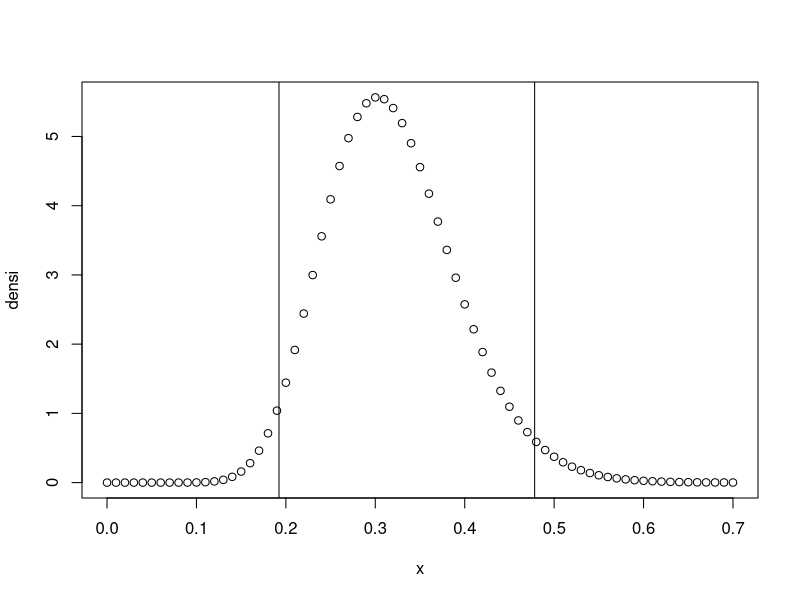
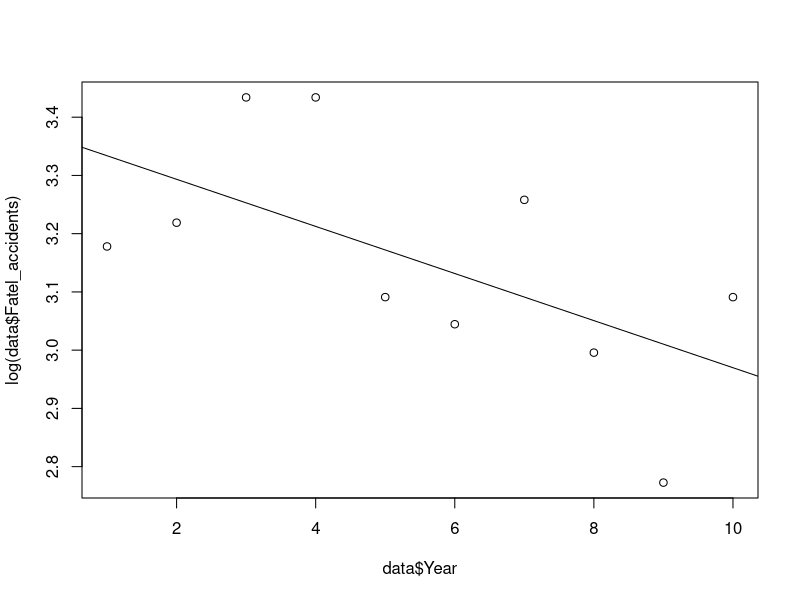
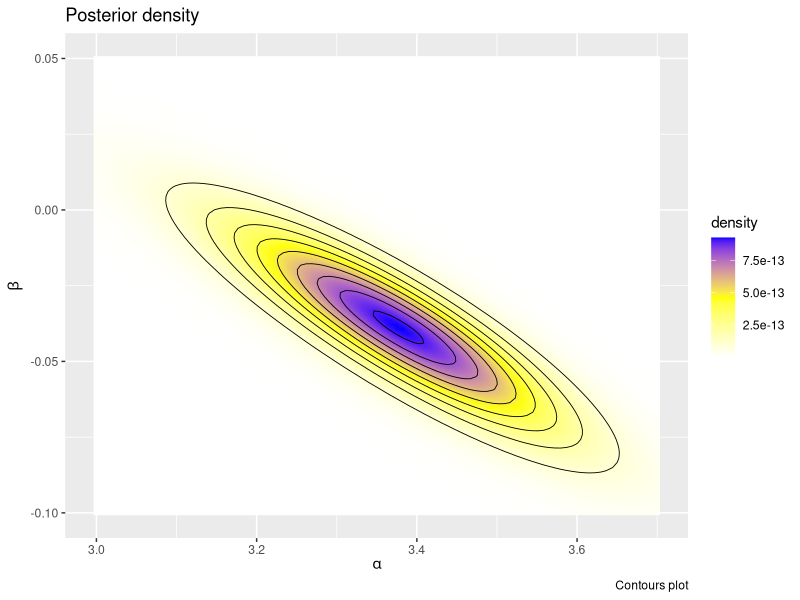
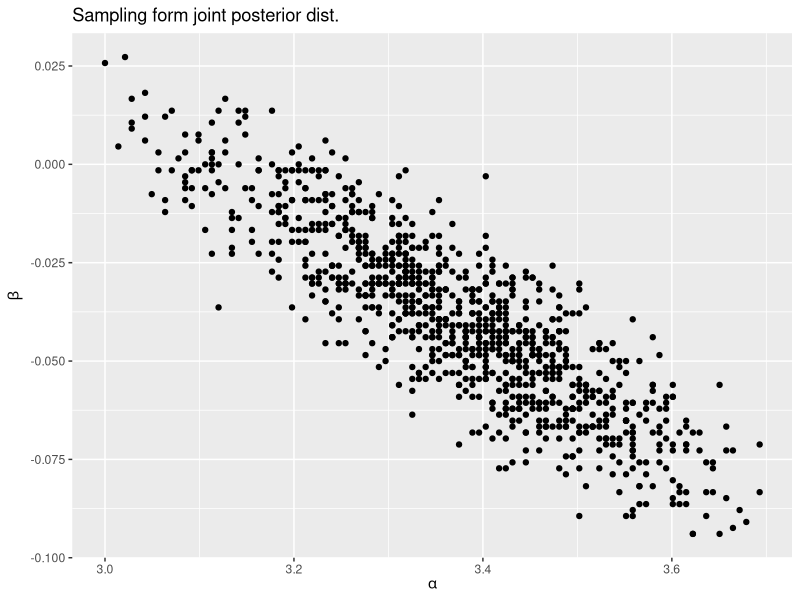
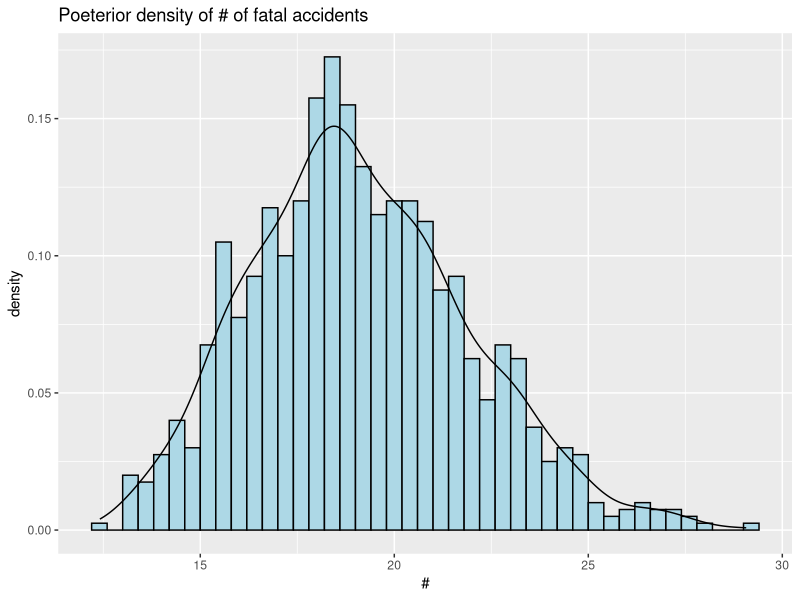
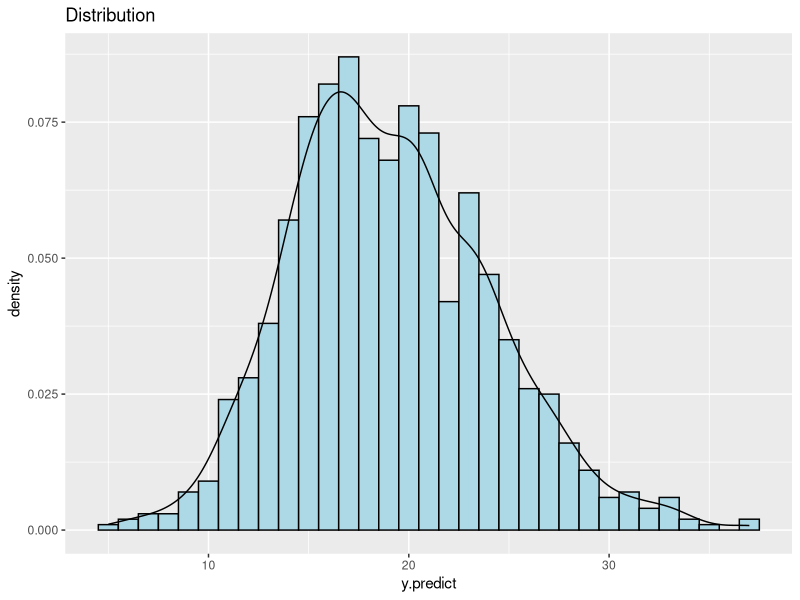

Generate these figures, in order, with R:
library(ggplot2)
library(magrittr)
library(kableExtra)
library(gridExtra)

#2.e.----------------------------------------------------
alpha = 9; beta = 50
n = 10
y = c(0.25,0.50,0.62,0.92,0.98,1.00,1.07,1.10,1.20,1.48)

#Confidence interval
LB = qgamma(0.025,shape = n+alpha,rate = sum(y^2)+beta)
UB = qgamma(0.975,shape = n+alpha,rate = sum(y^2)+beta)

poster.mean = (n+alpha)/(sum(y^2)+beta)
poster.var = (n+alpha)/(sum(y^2)+beta)^2
poster.table = matrix(c(poster.mean,poster.var,"(0.192, 0.478)"))
rownames(poster.table) = c("Post.mean", "Post.var", "95% CI")
colnames(poster.table) = "Value"
poster.table

x = seq(0,0.7,by = 0.01)
densi = as.numeric()
for (i in 1:length(x)){
  densi[i] = dgamma(x[i],shape = n + alpha,rate = sum(y^2) + beta)
}

#plot
plot(x,densi)
abline(v = LB)
abline(v = UB)





  #3.----------------------------------------------------
Fatel_accidents = c(24,25,31,31,22,21,26,20,16,22)
Passenger_deaths = c(734,516,754,877,814, 362,764,809,223,1066)
Death_rate = c(0.19,0.12,0.15,0.16,0.14,0.06,0.13,0.13,0.03,0.15)
data = data.frame(Year = seq(1976,1985)-1975,Fatel_accidents,Passenger_deaths,Death_rate)
  #e.--------------------------------------------------------
lme = lm(log(Fatel_accidents) ~ Year,data = data)
plot(data$Year, log(data$Fatel_accidents) )
abline(lme)
  #f.--------------------------------------------------------
n = 10
m = 100
# posterior dist.
posterior = function(alpha,beta){
  y = data$Fatel_accidents
  x = data$Year
  lambda = exp(alpha + (beta * x))
  value = sum(( (y * log(lambda))
                - lambda - log(factorial(y))))
  value = exp(value)
  return(value)
}

alpha.seq = seq(3, 3.7, length.out = m)
beta.seq = seq(-0.10, 0.05, length.out = m)
jpdensi = data.frame(alpha = rep(alpha.seq,each = m),
                     beta = rep(beta.seq,times = m))
jpdensi$density =apply(jpdensi,1,
                       FUN = function(x){posterior(alpha = x[1], beta = x[2])})
# plot
poster_contour = ggplot(data = jpdensi,aes(x = alpha, y = beta)) +
  geom_raster(aes(fill = density), interpolate = TRUE) +
  geom_contour(aes(z = density), colour = "black", size = 0.3) +
  scale_fill_gradientn(colours = c("white", "yellow", "blue")) +
  labs(title = "Posterior density",
       x = expression(alpha), y = expression(beta),
       caption = "Contours plot")
poster_contour
  #f.cont.--------------------------------------------------------------------
#Sampling from posterior dist.
nsample = 1000 # sampling number
index = sample(1:m^2,
               size = nsample, replace = TRUE,
               prob = jpdensi$density)
# plot joint dist
joint.dist = ggplot(data = jpdensi[index, ],
                    aes(x = alpha, y = beta)) +
  geom_point() +
  labs(x = expression(alpha), y = expression(beta),
       title = "Sampling form joint posterior dist.")
joint.dist
  #g.--------------------------------------------------------
dpredict = exp((jpdensi[index,1]+(11*jpdensi[index,2])))
# plot
plotdpredict = ggplot(data = NULL, aes(x = dpredict)) +
  geom_histogram(aes(y = ..density..),binwidth = 0.4,fill = 'light blue', color = 'black') +
  geom_density(aes(y = ..density..)) +
  labs(x = '#', title = "Poeterior density of # of fatal accidents")
plotdpredict
  #h.--------------------------------------------------------
y.predict = as.numeric()
for (i in 1:1000) {y.predict[i] = rpois(1,lambda = dpredict[i])}

#Confidence Interval
y.info.table = c(sort(y.predict) %>% .[25],
                 sort(y.predict) %>% .[975]) 
y.info.table = data.frame(y.info.table,row.names = c("95%_LCI", "95%_UCI"))
colnames(y.info.table) = "Value"
#plot
plotypredict = ggplot(data = NULL, aes(x = y.predict)) +
  geom_histogram(aes(y = ..density..),
                 binwidth = 1,
                 fill = 'light blue', color = 'black') +
  geom_density()+labs(title = bquote("Distribution"))
plotypredict
